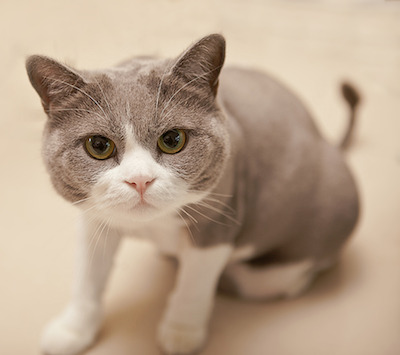
#> input picture cvStudy/img/cat.png, 400 x 355 px
$ python GrabCut.py
#> lines starting #> are read from the running program, lines starting #| are printed output that depends on the picture; after the words box and inside, x2 and y2 are one past the last pixel; in counts of white or black regions, pixels touching at a corner belong together
# 图像分割·MeanShift 分割
import cv2

img = cv2.imread('./img/cat.png')
#> img is the input picture: shape (355, 400, 3); mean B, G, R 139.7, 161.4, 183.7
img_mean = cv2.pyrMeanShiftFiltering(img, 20, 30)
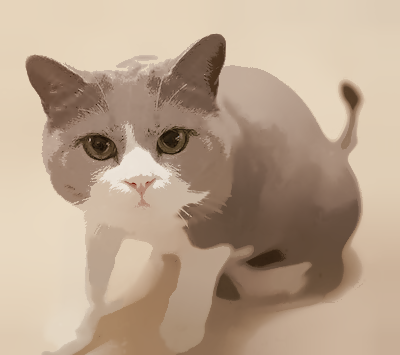
#> img_mean: shape (355, 400, 3); mean B, G, R 140.5, 162.2, 184.6
img_canny = cv2.Canny(img_mean, 150, 300)
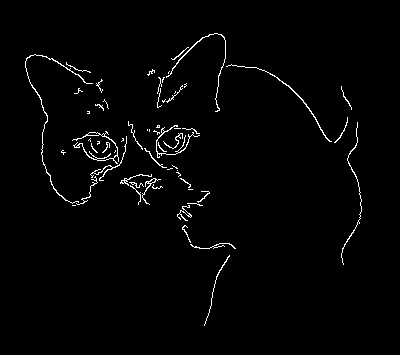
#> img_canny: shape (355, 400); 1.8% white in thin lines or dots, all inside (x1, y1, x2, y2) = (25, 33, 362, 326)

contours, _ = cv2.findContours(img_canny, cv2.RETR_EXTERNAL, cv2.CHAIN_APPROX_SIMPLE)
#> contours = 61 contours, 52 with area under 20; largest, box (x1, y1, x2, y2) and area: (72, 131, 119, 164) 81, (25, 54, 93, 204) 62, (226, 64, 332, 142) 52, (166, 33, 226, 112) 44, (142, 178, 161, 205) 38

cv2.drawContours(img, contours,  -1, (0, 0, 255), 2)
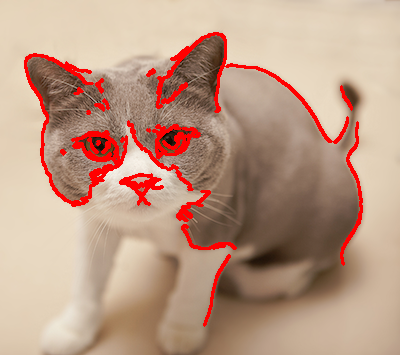
#> img: shape (355, 400, 3); 5.51% of pixels changed, all inside (x1, y1, x2, y2) = (24, 32, 363, 327)

while True:
    cv2.imshow("org", img)
    cv2.imshow("img_mean", img_mean)
    cv2.imshow("img_canny", img_canny)
    key = cv2.waitKey(1) & 0xFF
#> (key q is pressed here)
    if key == ord('q'):
        break
cv2.destroyAllWindows()

$ run again, with cvStudy/img/left.png copied over cvStudy/img/cat.png
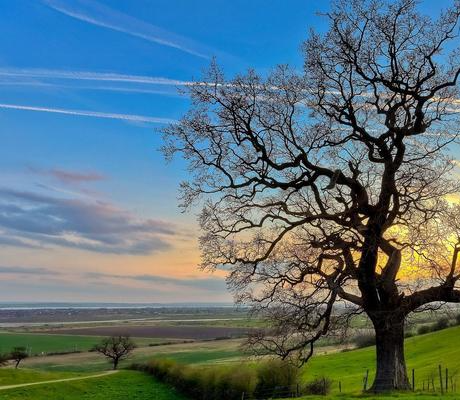
#> input picture cvStudy/img/left.png, 460 x 400 px
#> img is the input picture: shape (400, 460, 3); mean B, G, R 124, 115.8, 91.7
#> `img_canny = cv2.Canny(img_mean, 150, 300)`:
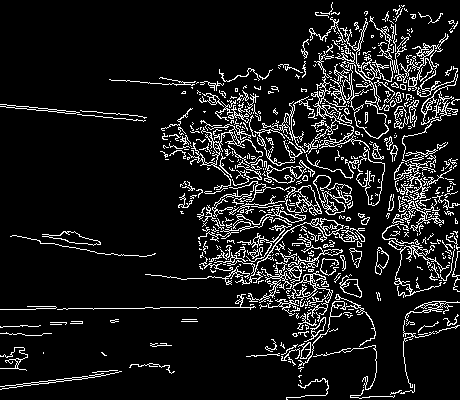
#> img_canny: shape (400, 460); 10.3% white in thin lines or dots
#> contours = 557 contours, 496 with area under 20; largest, box (x1, y1, x2, y2) and area: (229, 181, 322, 214) 654, (369, 16, 458, 97) 608, (227, 218, 358, 285) 418, (287, 271, 333, 318) 370, (313, 175, 352, 215) 350
#> `cv2.drawContours(img, contours,  -1, (0, 0, 255), 2)`:
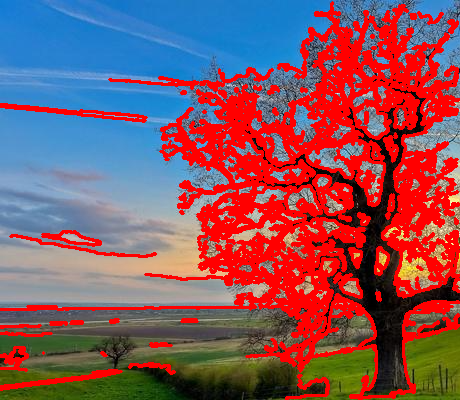
#> img: shape (400, 460, 3); mean B, G, R 94.8, 85.3, 134.9
